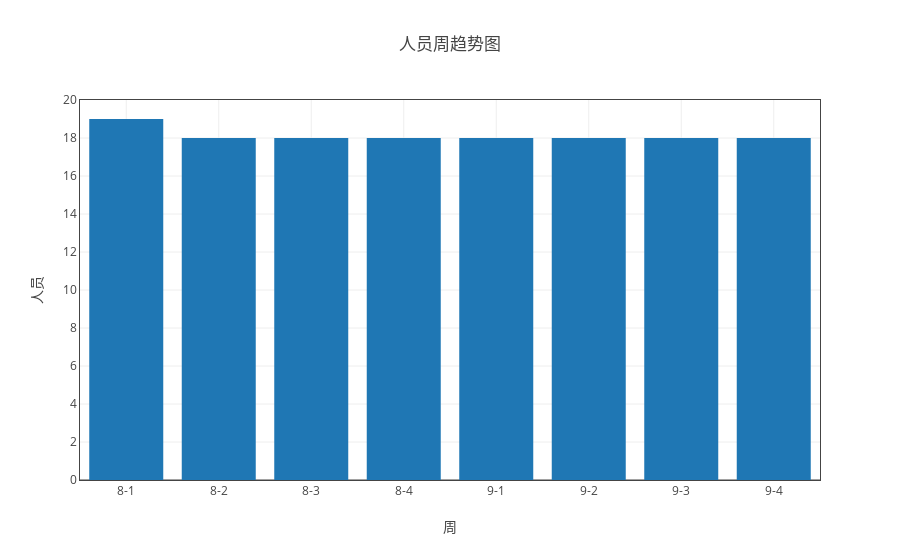

The notebook cell this image was saved under:
### Markdown cell above
## 分析组整体人员情况

### Code cell
ss = myModule.format(all_df1 ,"日期（格式“月-周次”）" ,['人员'])
tt = myModule.myPlot(ss.groupby('count'))
tt.plot('bar')

### Figure 1 — Plotly figure (JSON) as saved in the notebook; plotly's stock layout.template omitted (floating-point values rounded to 4 significant figures)
{"data": [{"name": "人员", "type": "bar", "uid": "761edf46-cae5-11e8-aa50-a81e84e6c740", "x": ["8-1", "8-2", "8-3", "8-4", "9-1", "9-2", "9-3", "9-4"], "y": [19, 18, 18, 18, 18, 18, 18, 18]}], "layout": {"title": "人员周趋势图", "xaxis": {"mirror": "all", "nticks": 20, "showgrid": true, "showline": true, "title": "周", "zeroline": true}, "yaxis": {"mirror": "all", "nticks": 20, "showgrid": true, "showline": true, "title": "人员", "zeroline": true}}}
